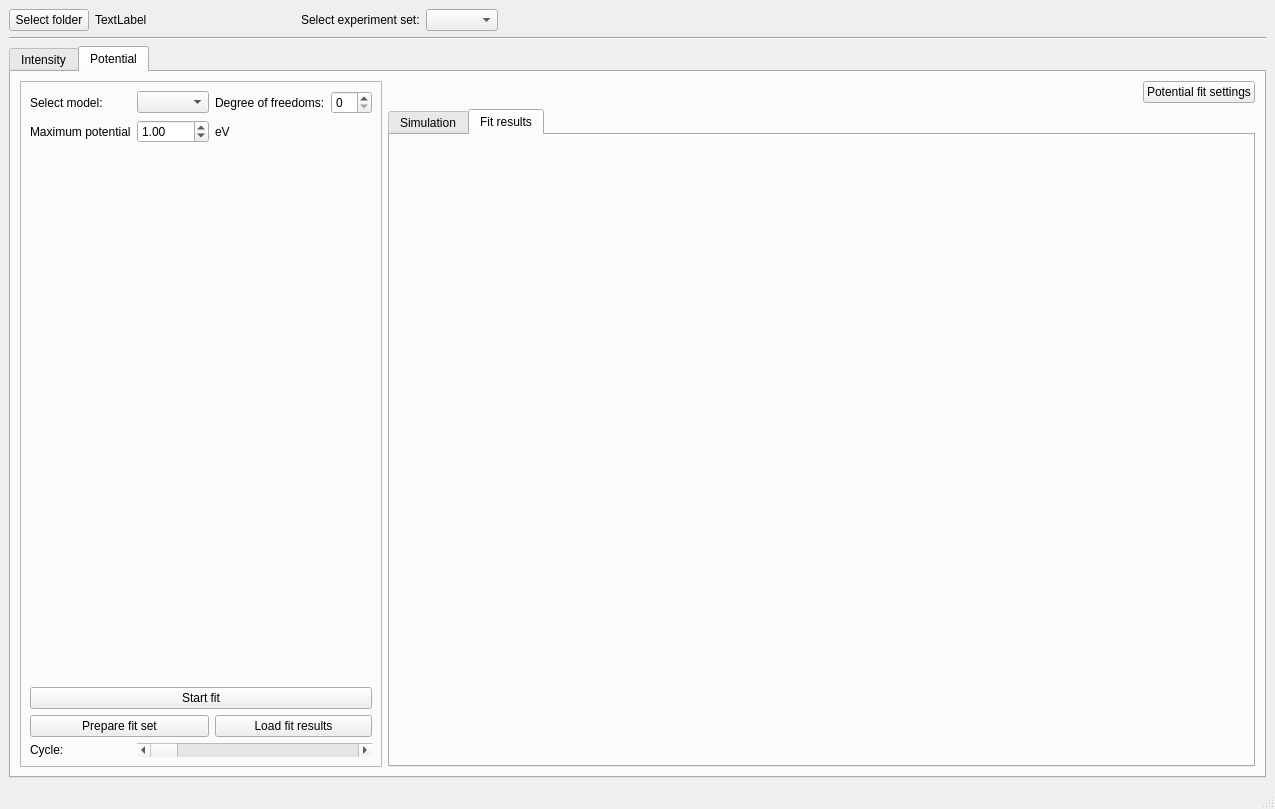
<?xml version="1.0" encoding="UTF-8"?>
<ui version="4.0">
 <class>MainWindow</class>
 <widget class="QMainWindow" name="MainWindow">
  <property name="geometry">
   <rect>
    <x>0</x>
    <y>0</y>
    <width>1275</width>
    <height>809</height>
   </rect>
  </property>
  <property name="windowTitle">
   <string>Fitter GUI</string>
  </property>
  <widget class="QWidget" name="centralwidget">
   <layout class="QGridLayout" name="gridLayout">
    <item row="0" column="0">
     <widget class="QPushButton" name="b_select_folder">
      <property name="text">
       <string>Select folder</string>
      </property>
     </widget>
    </item>
    <item row="0" column="1">
     <widget class="QLabel" name="l_folder">
      <property name="minimumSize">
       <size>
        <width>200</width>
        <height>0</height>
       </size>
      </property>
      <property name="text">
       <string>TextLabel</string>
      </property>
     </widget>
    </item>
    <item row="0" column="3">
     <widget class="QComboBox" name="cb_experimental_set"/>
    </item>
    <item row="0" column="2">
     <widget class="QLabel" name="label">
      <property name="text">
       <string>Select experiment set:</string>
      </property>
     </widget>
    </item>
    <item row="0" column="4">
     <spacer name="horizontalSpacer">
      <property name="orientation">
       <enum>Qt::Horizontal</enum>
      </property>
      <property name="sizeHint" stdset="0">
       <size>
        <width>778</width>
        <height>20</height>
       </size>
      </property>
     </spacer>
    </item>
    <item row="1" column="0" colspan="5">
     <widget class="Line" name="line">
      <property name="orientation">
       <enum>Qt::Horizontal</enum>
      </property>
     </widget>
    </item>
    <item row="2" column="0" colspan="5">
     <widget class="QTabWidget" name="tab_mode">
      <property name="enabled">
       <bool>true</bool>
      </property>
      <property name="currentIndex">
       <number>1</number>
      </property>
      <widget class="QWidget" name="tab_intensity">
       <attribute name="title">
        <string>Intensity</string>
       </attribute>
       <widget class="QGraphicsView" name="graphicsView">
        <property name="geometry">
         <rect>
          <x>280</x>
          <y>10</y>
          <width>941</width>
          <height>661</height>
         </rect>
        </property>
       </widget>
      </widget>
      <widget class="QWidget" name="tab_potential">
       <attribute name="title">
        <string>Potential</string>
       </attribute>
       <layout class="QGridLayout" name="gridLayout_3">
        <item row="0" column="0" rowspan="2">
         <widget class="QFrame" name="frame_2">
          <property name="frameShape">
           <enum>QFrame::StyledPanel</enum>
          </property>
          <property name="frameShadow">
           <enum>QFrame::Raised</enum>
          </property>
          <layout class="QGridLayout" name="gridLayout_2">
           <item row="1" column="0">
            <widget class="QLabel" name="label_5">
             <property name="text">
              <string>Maximum potential</string>
             </property>
            </widget>
           </item>
           <item row="0" column="2">
            <widget class="QLabel" name="label_3">
             <property name="text">
              <string>Degree of freedoms:</string>
             </property>
            </widget>
           </item>
           <item row="0" column="3">
            <widget class="QSpinBox" name="p_sb_deg_freedom"/>
           </item>
           <item row="0" column="1">
            <widget class="QComboBox" name="p_cb_cmb_model"/>
           </item>
           <item row="2" column="0" colspan="4">
            <widget class="QWidget" name="p_wc_deg_freedom" native="true">
             <property name="minimumSize">
              <size>
               <width>330</width>
               <height>0</height>
              </size>
             </property>
            </widget>
           </item>
           <item row="0" column="0">
            <widget class="QLabel" name="label_2">
             <property name="text">
              <string>Select model:</string>
             </property>
            </widget>
           </item>
           <item row="1" column="2">
            <widget class="QLabel" name="label_6">
             <property name="text">
              <string>eV</string>
             </property>
            </widget>
           </item>
           <item row="3" column="0" colspan="4">
            <widget class="QPushButton" name="p_but_start_pot_fit">
             <property name="text">
              <string>Start fit</string>
             </property>
            </widget>
           </item>
           <item row="1" column="1">
            <widget class="QDoubleSpinBox" name="p_sb_max_potential">
             <property name="minimumSize">
              <size>
               <width>65</width>
               <height>0</height>
              </size>
             </property>
             <property name="value">
              <double>1.000000000000000</double>
             </property>
            </widget>
           </item>
           <item row="5" column="1" colspan="3">
            <widget class="QScrollBar" name="p_srb_cycle">
             <property name="orientation">
              <enum>Qt::Horizontal</enum>
             </property>
            </widget>
           </item>
           <item row="5" column="0">
            <widget class="QLabel" name="p_lb_fit_cycle">
             <property name="text">
              <string>Cycle:</string>
             </property>
            </widget>
           </item>
           <item row="4" column="0" colspan="2">
            <widget class="QPushButton" name="p_but_prepare_fit_set">
             <property name="text">
              <string>Prepare fit set</string>
             </property>
            </widget>
           </item>
           <item row="4" column="2" colspan="2">
            <widget class="QPushButton" name="p_but_load_fit_res">
             <property name="text">
              <string>Load fit results</string>
             </property>
            </widget>
           </item>
          </layout>
         </widget>
        </item>
        <item row="0" column="2">
         <widget class="QPushButton" name="but_settings_potential">
          <property name="text">
           <string>Potential fit settings</string>
          </property>
         </widget>
        </item>
        <item row="0" column="1">
         <spacer name="horizontalSpacer_2">
          <property name="orientation">
           <enum>Qt::Horizontal</enum>
          </property>
          <property name="sizeHint" stdset="0">
           <size>
            <width>1052</width>
            <height>20</height>
           </size>
          </property>
         </spacer>
        </item>
        <item row="1" column="1" colspan="2">
         <widget class="QTabWidget" name="tabWidget">
          <property name="currentIndex">
           <number>1</number>
          </property>
          <widget class="QWidget" name="p_sim_res">
           <attribute name="title">
            <string>Simulation</string>
           </attribute>
          </widget>
          <widget class="QWidget" name="p_fit_res">
           <attribute name="title">
            <string>Fit results</string>
           </attribute>
          </widget>
         </widget>
        </item>
       </layout>
      </widget>
     </widget>
    </item>
   </layout>
  </widget>
  <widget class="QMenuBar" name="menubar">
   <property name="geometry">
    <rect>
     <x>0</x>
     <y>0</y>
     <width>1275</width>
     <height>21</height>
    </rect>
   </property>
  </widget>
  <widget class="QStatusBar" name="statusbar"/>
 </widget>
 <resources/>
 <connections/>
</ui>
